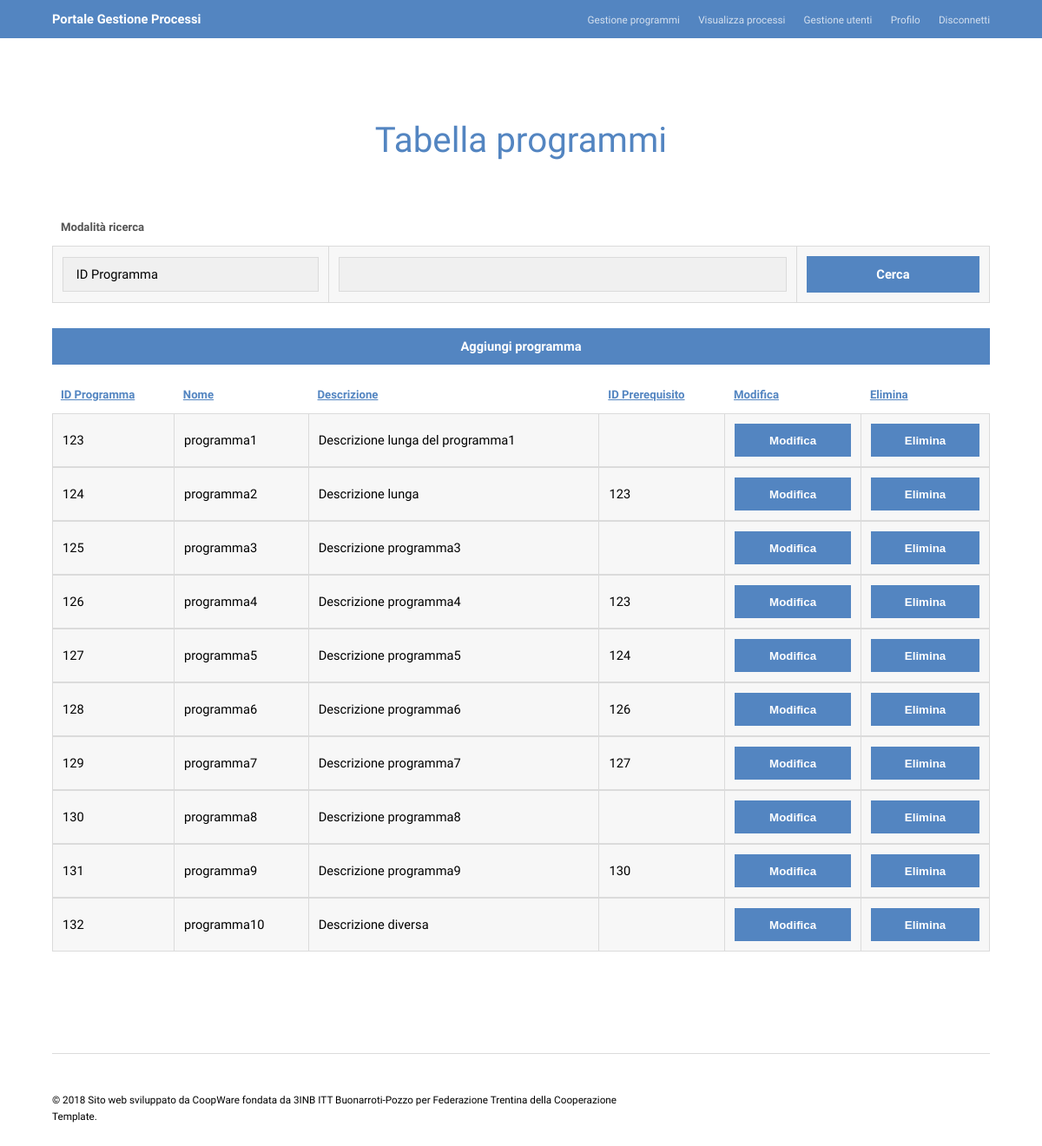
The page /amministratore/program-table.php (signed in) on the database its author committed.
### tables this page shows
CREATE TABLE IF NOT EXISTS `programma` (
  `IDprogramma` int(11) NOT NULL AUTO_INCREMENT,
  `nome` varchar(40) NOT NULL,
  `descrizioneLunga` varchar(400) DEFAULT NULL,
  `IDprerequisito` int(11) DEFAULT NULL,
  PRIMARY KEY (`IDprogramma`),
  KEY `IDprerequisito` (`IDprerequisito`)
);

### amministratore/program-table.php (the view, shortened to what this page needs)
<!DOCTYPE HTML>
<html>
	<head>
		<link rel="stylesheet" href="../assets/css/main.css" />
	</head>
	<body class="subpage">
		<header id="header">
				<div class="inner">
					<a href="home.php" class="logo">Portale Gestione Processi</a>
					<nav id="nav">
						<a href="program-table.php">Gestione programmi</a>
						<a href="process-table.php">Visualizza processi</a>
						<a href="gestione-utente.php">Gestione utenti</a>
						<a href="utente.php">Profilo</a>
						<a href="../index.php?logout=true">Disconnetti</a>
					</nav>
				</div>
		</header>
		<section id="main" class="wrapper">
			<div class="inner">
				<header class="align-center">
					<h2>Tabella programmi</h2>
				</header>
				<div class="table-wrapper">
                    <form name="mod" id="mod" method="POST">
                        <table class="alt">
                            <thead>
                                <tr>
                                    <th>Modalità ricerca</th>
                                </tr>
                            </thead>
                            <tbody>
                                <tr>
                                    <td>
										<select name="mode">
											<option value="IDprogramma">ID Programma</option>
										</select>
									</td>
									<td>
										<input type="text" name="scelta" required>
									</td>
                                    <td><input type="submit" name="cerca" value="Cerca" class="button special fit"></td>
                                </tr>
                            </tbody>
                        </table>
					</form>
					<a href="program-table-inserisci.php" class="button special fit" onClick="impostaID('')">Aggiungi programma</a>
					<br>
					<table id="alt" class="alt">
					<thead>
						<tr>
							<th><a id="id">ID Programma</a></th>
							<th><a id="nome">Nome</a></th>
							<th><a id="descrizione">Descrizione</a></th>
							<th><a id="id">ID Prerequisito</a></th>
							<th><a id="modifica">Modifica</a></th>
							<th><a id="elimina">Elimina</a></th>
						</tr>
					</thead>
					<?php
						$conn = connection();
						$query = "SELECT * FROM programma";
						$res = mysqli_query($conn, $query);
						while($row = mysqli_fetch_array($res)) {
							echo("<tbody><tr>");
							echo("<td>" . $row['IDprogramma'] . "</td>");
							echo("<td>" . $row['nome'] . "</td>");
							echo("<td>" . $row['descrizioneLunga'] . "</td>");
							echo("<td>" . $row['IDprerequisito'] . "</td>");
							echo("<td><form action='program-table-modifica.php' method='POST'><button type='submit' name='modifica' value='" . $row['IDprogramma'] . "'>Modifica</button></form></td>");
							echo("<td><form action='#' method='POST'><button type='submit' name='elimina' value='" . $row['IDprogramma'] . "' onclick='return confirm(\"Sei sicuro di voler eliminare questo programma?\");'>Elimina</button></form></td>");
							echo("</tr></tbody>");
						}
					?>
					</table>
				</div>
			</div>
		</section>
		<footer id="footer">
			<div class="inner">
				<div class="flex">
					<div class="copyright">
						&copy; 2018 Sito web sviluppato da CoopWare fondata da 3INB ITT Buonarroti-Pozzo per Federazione Trentina della Cooperazione
						<br><a href="https://templated.co">Template</a>.
					</div>
				</div>
			</div>
		</footer>
	</body>
</html>

### amministratore/program-table.php (style rules this page uses)
td { vertical-align: middle; }

### rows shown on the page
programma: IDprogramma "123", nome "programma1", descrizioneLunga "Descrizione lunga del programma1"
programma: IDprogramma "124", nome "programma2", descrizioneLunga "Descrizione lunga", IDprerequisito "123"
programma: IDprogramma "125", nome "programma3", descrizioneLunga "Descrizione programma3"
programma: IDprogramma "126", nome "programma4", descrizioneLunga "Descrizione programma4", IDprerequisito "123"
programma: IDprogramma "127", nome "programma5", descrizioneLunga "Descrizione programma5", IDprerequisito "124"
programma: IDprogramma "128", nome "programma6", descrizioneLunga "Descrizione programma6", IDprerequisito "126"
programma: IDprogramma "129", nome "programma7", descrizioneLunga "Descrizione programma7", IDprerequisito "127"
programma: IDprogramma "130", nome "programma8", descrizioneLunga "Descrizione programma8"
programma: IDprogramma "131", nome "programma9", descrizioneLunga "Descrizione programma9", IDprerequisito "130"
programma: IDprogramma "132", nome "programma10", descrizioneLunga "Descrizione diversa"
